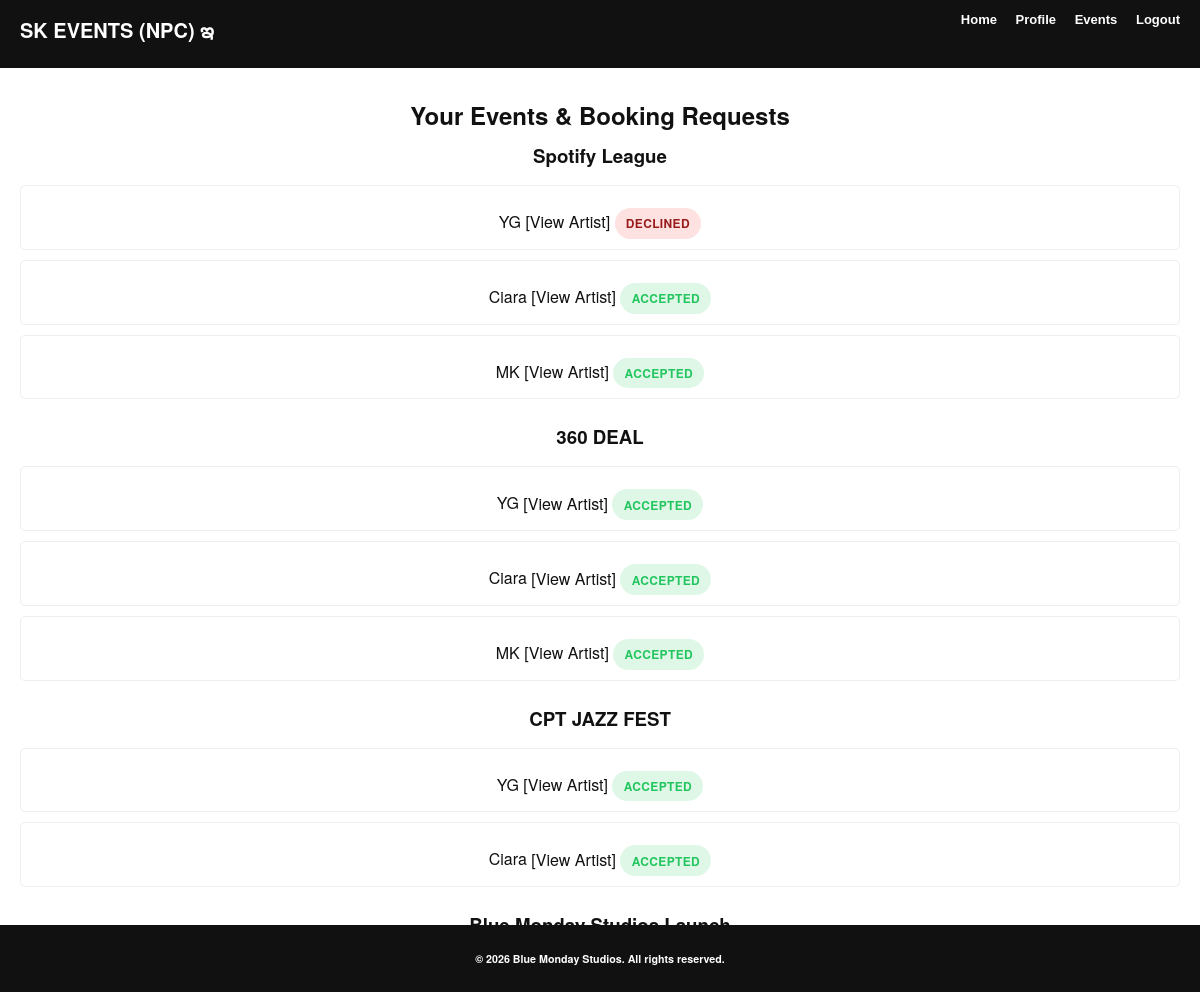
Page /profile/organiser/events/ (signed in) on the committed database.
### core/models.py (models this page shows, shortened)
class Event(models.Model):
    organiser = models.ForeignKey(OrganiserProfile, on_delete=models.CASCADE,)
    title = models.CharField(max_length=200)
    image = models.ImageField(upload_to="event_images/")
    created_at = models.DateTimeField(auto_now_add=True)

class BookingRequest(models.Model):
    STATUS_CHOICES = (
        ("PENDING", "Pending"),
        ("ACCEPTED", "Accepted"),
        ("DECLINED", "Declined"),
    )
    event = models.ForeignKey(Event, on_delete=models.CASCADE)
    artist = models.ForeignKey(ArtistProfile, on_delete=models.CASCADE)
    status = models.CharField(max_length=10, choices=STATUS_CHOICES, default="PENDING")
    created_at = models.DateTimeField(auto_now_add=True)
    class Meta:
        unique_together = ("event", "artist")  # 🔒 prevents duplicates

class ArtistProfile(models.Model):
    user = models.OneToOneField(User, on_delete=models.CASCADE, related_name="artist")
    stage_name = models.CharField(max_length=100, blank=True)
    social_link = models.URLField(blank=True)
    audio = models.FileField(upload_to="artist_audio/", blank=True, null=True)

### core/views.py (the view)
# urls.py: path("profile/organiser/events/", views.organiser_events, name="organiser-events"),
@login_required
def organiser_events(request):
    user = request.user
    events = Event.objects.filter(organiser=user.organiserprofile)
    bookings = BookingRequest.objects.filter(
        event__in=events
    ).select_related("artist", "event")
    return render(
        request,
        "profile/organiser/events.html",
        {
            "events": events,
            "bookings": bookings,
        },
    )

### templates/profile/organiser/events.html (shortened to what this page needs)
{% extends "layout.html" %}
{% block content %}
<h2>Your Events & Booking Requests</h2>
{% for event in events %}
    <div style="margin-bottom: 1.5rem;">
        <h3>{{ event.title }}</h3>
        <ul>
        {% for booking in bookings %}
            {% if booking.event.id == event.id %}
                <li>
                    {{ booking.artist.stage_name }}
                    <a href="{% url 'artist-review' booking.artist.id %}">
                        [View Artist]
                    </a>
                    <span class="status-badge status-{{ booking.status|lower }}">
                        {{ booking.status }}
                    </span>
                </li>
            {% endif %}
        {% empty %}
            <li>No booking requests yet.</li>
        {% endfor %}
        </ul>
    </div>
{% empty %}
    <p>You have not created any events yet.</p>
{% endfor %}
{% endblock %}

### static/css/style.css (style rules this page uses)
body { font-family: "Helvetica Neue", Helvetica, Arial, sans-serif; background: #ffffff; color: #111111; margin: 0; padding: 0; text-align: center; font-style:normal ; font-size:medium; }
a { color: #111; text-decoration: none; margin-bottom: 10px; }
h1, h2, h3 { margin: 0 0 10px 0; }
ul { list-style: none; padding: 0; }
ul li { margin-bottom: 10px; padding: 10px; border: 1px solid #eee; border-radius: 5px; }
.status-badge { display: inline-block; padding: 0.25rem 0.6rem; border-radius: 999px; font-size: 0.75rem; font-weight: 600; text-transform: uppercase; letter-spacing: 0.03em; }
.status-accepted { background-color: #dcfce7; color: #166534; }
.status-badge.status-declined { background-color: #fee2e2; color: #991b1b; }
.status-badge { display: inline-block; padding: 0.4rem 0.7rem; border-radius: 999px; font-size: 0.75rem; font-weight: 600; margin-top: 0.75rem; }
.status-accepted { background: rgba(34,197,94,0.15); color: #22c55e; }
.status-declined { background: rgba(239,68,68,0.15); color: #ef4444; }

### rows in the picture
Event: title "Spotify League"
BookingRequest: artist.stage_name "YG", status "DECLINED"
BookingRequest: artist.stage_name "Ciara", status "ACCEPTED"
BookingRequest: artist.stage_name "MK", status "ACCEPTED"
Event: title "360 DEAL"
BookingRequest: artist.stage_name "YG", status "ACCEPTED"
BookingRequest: artist.stage_name "Ciara", status "ACCEPTED"
BookingRequest: artist.stage_name "MK", status "ACCEPTED"
Event: title "CPT JAZZ FEST"
BookingRequest: artist.stage_name "YG", status "ACCEPTED"
BookingRequest: artist.stage_name "Ciara", status "ACCEPTED"
